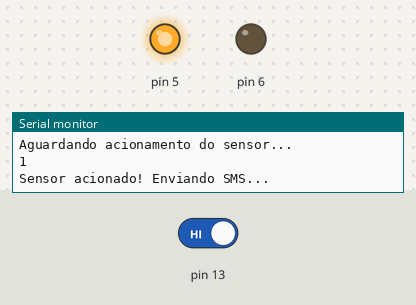
Recording of a sketch running on a simulated Arduino Uno, built with avr-gcc and run on an emulated ATmega328P. On the bench: output pins drawn as LEDs (lit = HIGH), the last lines printed to the serial monitor. Inputs (shaded band) come from the test bench; at power-on: pin 13 HIGH. The modem is registered and sends nothing unless stated.

Above: at 1.7 s.
1.8 s: pin 13 driven LOW
At 3.6 s:
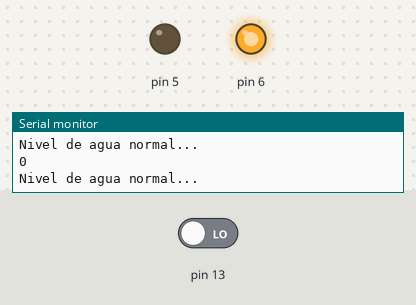
4.2 s: pin 13 driven HIGH
At 6.4 s:
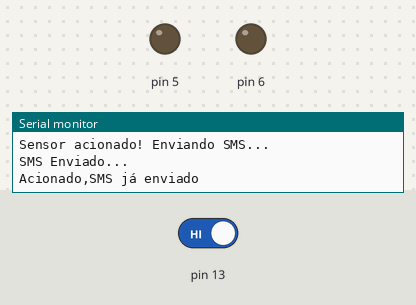
Timing chart, 0 to 13.2 s (numbered marks = the images above; inputs shaded):
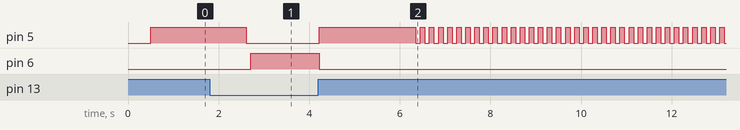

The sketch:

sketch_may09a_-_1.0.ino
```cpp
#include <Sim800l.h>
#include <SoftwareSerial.h>
SoftwareSerial mySerial(10, 11);
Sim800l Sim800l;

int sensoru=13;// primeiro sensor (nível de água aumentando);
int i; // CONTADOR
int ln =6;
int lb=5;

char* texto = "Sensor acionado!";
char* numero = "02163992498302";

void setup() {
Serial.begin(9600);
pinMode(13,INPUT);
Sim800l.begin();

pinMode(6, OUTPUT);
pinMode(5, OUTPUT);
Serial.println("Aguardando acionamento do sensor...");
}

void loop() {
  // aqui as variáveis receberão a leitura  dos pinos de INPUT
 sensoru=digitalRead(13);
 Serial.println(sensoru);

  if(sensoru==LOW){

    digitalWrite(6, HIGH);
    digitalWrite(5, LOW);
    Serial.println("Nivel de agua normal...");
    }

 if(sensoru==HIGH){
    digitalWrite(6, LOW);
    digitalWrite(5, HIGH);

   Serial.println("Sensor acionado! Enviando SMS...");
   Sim800l.sendSms(numero, texto);
   Serial.println("SMS Enviado...");

  while(sensoru==1){
    sensoru=digitalRead(13);
    Serial.println("Acionado,SMS já enviado ");
    digitalWrite(6, LOW);
    digitalWrite(5, HIGH);
    delay(100);
    digitalWrite(5, LOW);
    delay(100);
    sensoru=digitalRead(13);
    }
}

  }
```

Measured:
- after the input at 1.8 s, pin 5: goes on until 2.6 s, then stays LOW; pin 6: LOW → HIGH after 0.91 s
- after the input at 4.2 s, pin 5: LOW → HIGH at once, then repeats every 0.20 s: LOW 0.10 s, HIGH 0.10 s; pin 6: HIGH → LOW at once
